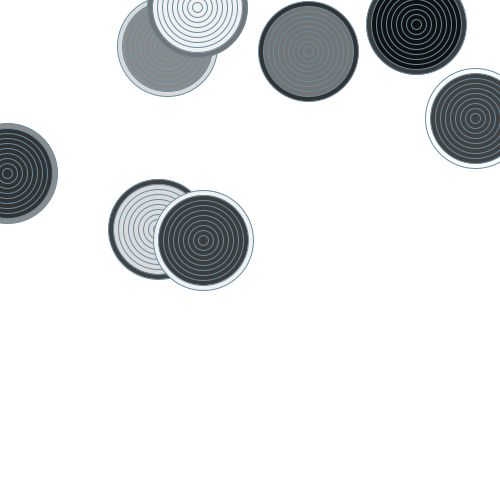
Frame 1 (no input)
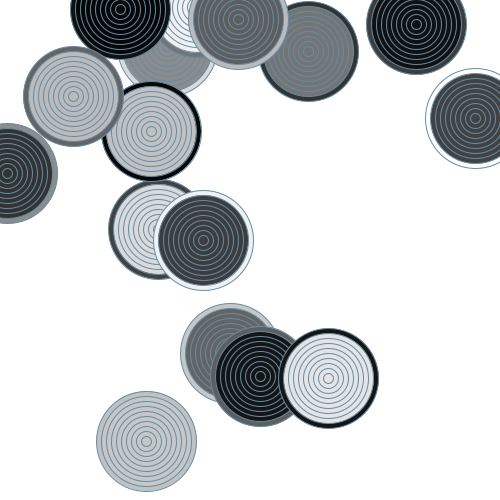
Frame 2 (the mouse pressed at the canvas centre, redrawn once)

The Processing sketch that drew these frames (run headless with seeded random() and noise(); the mouse was pressed at the canvas centre and the sketch redrawn once):

// Processing sketch: sketch_21_2
// ── sketch_21_2.pde
void setup() {
  size(500, 500);
  background(255);
  smooth();
  noLoop();
  stroke(100,140,random(255));
}


void draw() {
myFunction(100,100,random(255),random(500),random(500));
myFunction(100,100,random(255),random(500),random(500));
myFunction(100,100,random(255),random(500),random(500));
myFunction(100,100,random(255),random(500),random(500));
myFunction(100,100,random(255),random(500),random(500));
myFunction(100,100,random(255),random(500),random(500));
myFunction(100,100,random(255),random(500),random(500));
myFunction(100,100,random(255),random(500),random(500));


}
void myFunction(int size, int number, float fill, float x, float y) { 
  for(int circle = number; circle > 0; circle-=10) {
    ellipse(x,y,size,size);
size-=10; 
fill(fill);
}
}
